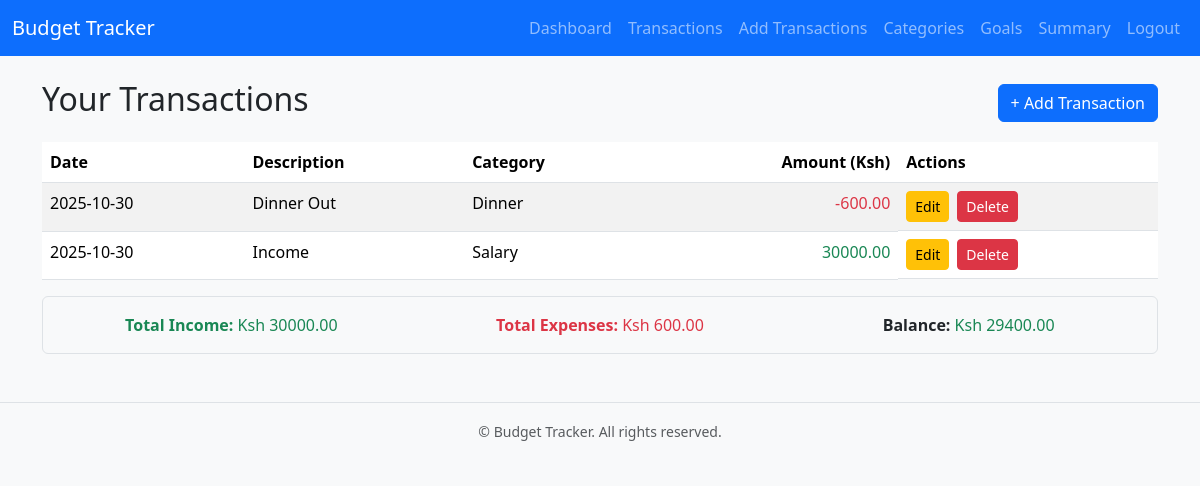
Page /transactions (signed in) on the committed database.
### app/models.py (models this page shows, shortened)
class Transaction(db.Model):
    id = db.Column(db.Integer, primary_key=True)
    date=db.Column(db.Date, default=datetime.utcnow)
    description = db.Column(db.String(120), nullable=False)
    amount = db.Column(db.Float, nullable=False)
    user_id = db.Column(db.Integer, db.ForeignKey('user.id', name='fk_trnsaction_user_id'), nullable=False)
    category_id = db.Column(db.Integer, db.ForeignKey('category.id', name='fk_transaction_category_id'), nullable=False)

class Category(db.Model):
    id = db.Column(db.Integer, primary_key=True)
    name = db.Column(db.String(50), nullable=False, unique=True)
    user_id = db.Column(db.Integer, db.ForeignKey('user.id', name='fk_category_user_id'), nullable=False)
    transactions = db.relationship('Transaction', backref='category_ref', lazy=True)

### app/routes.py (the view)
@bp.route('/transactions')
@login_required
def transactions():
    transactions = Transaction.query.order_by(Transaction.date.desc()).all()
    income = sum(t.amount for t in transactions if t.amount > 0)
    expenses = sum(abs(t.amount) for t in transactions if t.amount < 0)
    balance = income - expenses
    return render_template('transactions.html', transactions=transactions, income=income, expenses=expenses, balance=balance)

### app/__init__.py (called while the page is built)
def create_app():
    app = Flask(__name__)
    app.config.from_object('config.Config')
    db.init_app(app)
    migrate.init_app(app, db)
    login_manager.init_app(app)
    from .models import User
    @login_manager.user_loader
    def load_user(user_id):
        return User.query.get(int(user_id))
    from app.auth.routes import bp as auth_bp
    app.register_blueprint(auth_bp, url_prefix='/auth')
    from app.routes import bp as main_bp
    app.register_blueprint(main_bp)
    return app

### app/templates/transactions.html (shortened to what this page needs)
{% extends "base.html" %}
{% block content %}
<div class="d-flex justify-content-between align-items-center mb-3">
    <h2>Your Transactions</h2>
    <a href="{{ url_for('main.add_transaction') }}" class="btn btn-primary">+ Add Transaction</a>
</div>
<table class="table table-striped table-horver">
    <thead>
        <tr>
            <th>Date</th>
            <th>Description</th>
            <th>Category</th>
            <th class="text-end">Amount (Ksh)</th>
            <th>Actions</th>
        </tr>
    </thead>
    <tbody>
        {% for t in transactions %}
        <tr>
            <td>{{ t.date.strftime('%Y-%m-%d') }}</td>
            <td>{{ t.description }}</td>
            <td>{{ t.category_ref.name }}</td>
            <td class="text-end {% if t.amount < 0 %}text-danger{% else %}text-success{% endif %}">{{ "%.2f"|format(t.amount) }}</td>
            <td class="d-flex gap-2">
                <a href="{{ url_for('main.edit_transaction', id=t.id) }}" class="btn btn-sm btn-warning">Edit</a>
                <a href="{{ url_for('main.delete_transaction', id=t.id)}}" class="btn btn-sm btn-danger"
                    onclick="return confirm('Are you sure you want to delete this transaction?');">Delete</a>
            </td>
        </tr>
        {% endfor %}
    </tbody>
</table>
 <div class="mt-3 p-3 border rounded bg-light">
    <div class="row text-center">
        <div class="col-md-4">
            <strong class="text-success">Total Income:</strong>
            <span class="text-success">Ksh {{ "%.2f"|format(income) }}</span>
        </div>
        <div class="col-md-4">
            <strong class="text-danger">Total Expenses:</strong>
            <span class="text-danger">Ksh {{ "%.2f"|format(expenses) }}</span>
        </div>
        <div class="col-md-4">
            <strong>Balance:</strong>
            <span class="{% if balance >=0 %}text-success{% else %}text-danger{% endif %}">Ksh {{ "%.2f"|format(balance) }}</span>
        </div>
    </div>
 </div>
{% endblock %}

### app/static/css/style.css (style rules this page uses)
body { font-family: 'segoe UI', sans-serif; }

### rows in the picture
Transaction: date "2025-10-30", description "Dinner Out", category_ref.name "Dinner", amount "-600.00"
Transaction: date "2025-10-30", description "Income", category_ref.name "Salary", amount "30000.00"

### other values in the picture
{{ "%.2f"|format(income) }} "30000.00"
{{ "%.2f"|format(expenses) }} "600.00"
{{ "%.2f"|format(balance) }} "29400.00"
